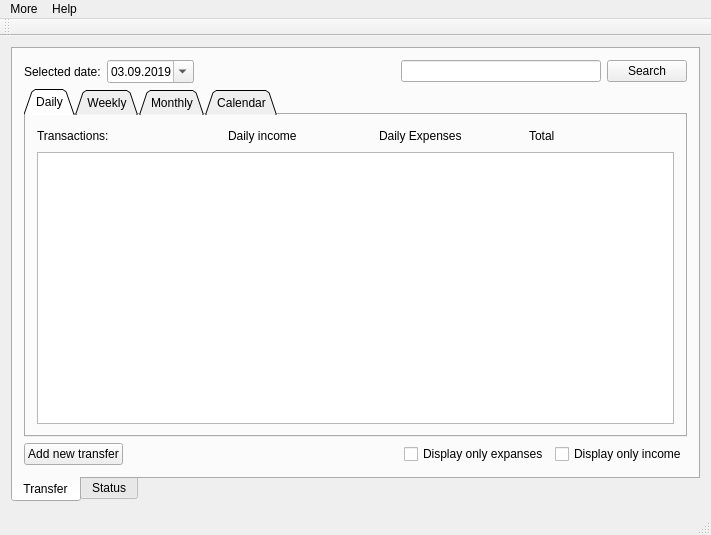
<?xml version="1.0" encoding="UTF-8"?>
<ui version="4.0">
 <class>ExpensetrackerClass</class>
 <widget class="QMainWindow" name="ExpensetrackerClass">
  <property name="geometry">
   <rect>
    <x>0</x>
    <y>0</y>
    <width>711</width>
    <height>535</height>
   </rect>
  </property>
  <property name="windowTitle">
   <string>Expensetracker</string>
  </property>
  <property name="unifiedTitleAndToolBarOnMac">
   <bool>true</bool>
  </property>
  <widget class="QWidget" name="centralWidget">
   <layout class="QVBoxLayout" name="verticalLayout">
    <item>
     <widget class="QTabWidget" name="meniuTabWidget">
      <property name="tabPosition">
       <enum>QTabWidget::South</enum>
      </property>
      <property name="currentIndex">
       <number>0</number>
      </property>
      <widget class="QWidget" name="tab_3">
       <attribute name="title">
        <string>Transfer</string>
       </attribute>
       <layout class="QVBoxLayout" name="verticalLayout_2">
        <item>
         <layout class="QHBoxLayout" name="horizontalLayout_4">
          <item>
           <widget class="QLabel" name="label_2">
            <property name="text">
             <string>Selected date:</string>
            </property>
           </widget>
          </item>
          <item>
           <widget class="QDateEdit" name="dateEditTransfer">
            <property name="dateTime">
             <datetime>
              <hour>0</hour>
              <minute>0</minute>
              <second>0</second>
              <year>2019</year>
              <month>9</month>
              <day>3</day>
             </datetime>
            </property>
            <property name="maximumDateTime">
             <datetime>
              <hour>23</hour>
              <minute>59</minute>
              <second>59</second>
              <year>2500</year>
              <month>12</month>
              <day>31</day>
             </datetime>
            </property>
            <property name="minimumDateTime">
             <datetime>
              <hour>0</hour>
              <minute>0</minute>
              <second>0</second>
              <year>2005</year>
              <month>9</month>
              <day>14</day>
             </datetime>
            </property>
            <property name="displayFormat">
             <string>dd.MM.yyyy</string>
            </property>
            <property name="calendarPopup">
             <bool>true</bool>
            </property>
           </widget>
          </item>
          <item>
           <spacer name="horizontalSpacer">
            <property name="orientation">
             <enum>Qt::Horizontal</enum>
            </property>
            <property name="sizeHint" stdset="0">
             <size>
              <width>40</width>
              <height>20</height>
             </size>
            </property>
           </spacer>
          </item>
          <item>
           <widget class="QLineEdit" name="searchLineEdit">
            <property name="clearButtonEnabled">
             <bool>true</bool>
            </property>
           </widget>
          </item>
          <item>
           <widget class="QPushButton" name="searchButton">
            <property name="text">
             <string>Search</string>
            </property>
           </widget>
          </item>
         </layout>
        </item>
        <item>
         <widget class="QTabWidget" name="optionsTabWidget">
          <property name="toolTipDuration">
           <number>-1</number>
          </property>
          <property name="tabShape">
           <enum>QTabWidget::Triangular</enum>
          </property>
          <property name="currentIndex">
           <number>0</number>
          </property>
          <property name="elideMode">
           <enum>Qt::ElideNone</enum>
          </property>
          <property name="tabsClosable">
           <bool>false</bool>
          </property>
          <property name="movable">
           <bool>true</bool>
          </property>
          <property name="tabBarAutoHide">
           <bool>true</bool>
          </property>
          <widget class="QWidget" name="dailyTab">
           <attribute name="title">
            <string>Daily</string>
           </attribute>
           <layout class="QVBoxLayout" name="verticalLayout_3">
            <item>
             <layout class="QHBoxLayout" name="horizontalLayout_6">
              <item>
               <widget class="QLabel" name="label">
                <property name="text">
                 <string>Transactions:</string>
                </property>
               </widget>
              </item>
              <item>
               <spacer name="horizontalSpacer_3">
                <property name="orientation">
                 <enum>Qt::Horizontal</enum>
                </property>
                <property name="sizeType">
                 <enum>QSizePolicy::Minimum</enum>
                </property>
                <property name="sizeHint" stdset="0">
                 <size>
                  <width>40</width>
                  <height>20</height>
                 </size>
                </property>
               </spacer>
              </item>
              <item>
               <widget class="QLabel" name="dailyIncomeLabel">
                <property name="text">
                 <string>Daily income</string>
                </property>
               </widget>
              </item>
              <item>
               <widget class="QLabel" name="dailyExpensesLabel">
                <property name="text">
                 <string>Daily Expenses</string>
                </property>
               </widget>
              </item>
              <item>
               <widget class="QLabel" name="totalLabel">
                <property name="text">
                 <string>Total</string>
                </property>
               </widget>
              </item>
             </layout>
            </item>
            <item>
             <widget class="QListWidget" name="dailyList"/>
            </item>
           </layout>
          </widget>
          <widget class="QWidget" name="weeklyTab">
           <attribute name="title">
            <string>Weekly</string>
           </attribute>
           <layout class="QVBoxLayout" name="verticalLayout_4">
            <item>
             <layout class="QHBoxLayout" name="horizontalLayout_2">
              <item>
               <widget class="QLabel" name="incomeLabelWeekly">
                <property name="text">
                 <string>Income</string>
                </property>
               </widget>
              </item>
              <item>
               <widget class="QLabel" name="ExpensesLabelWeekly">
                <property name="text">
                 <string>Expenses</string>
                </property>
               </widget>
              </item>
              <item>
               <widget class="QLabel" name="totalLabelWeekly">
                <property name="text">
                 <string>Total</string>
                </property>
               </widget>
              </item>
             </layout>
            </item>
            <item>
             <widget class="QListWidget" name="weeklyList"/>
            </item>
           </layout>
          </widget>
          <widget class="QWidget" name="monthlyTab">
           <attribute name="title">
            <string>Monthly</string>
           </attribute>
           <layout class="QVBoxLayout" name="verticalLayout_5">
            <item>
             <layout class="QHBoxLayout" name="horizontalLayout_3">
              <item>
               <widget class="QLabel" name="incomeLabelMonthly">
                <property name="text">
                 <string>Income</string>
                </property>
               </widget>
              </item>
              <item>
               <widget class="QLabel" name="ExpensesLabelMonthly">
                <property name="text">
                 <string>Expenses</string>
                </property>
               </widget>
              </item>
              <item>
               <widget class="QLabel" name="totalLabelMonthly">
                <property name="text">
                 <string>Total</string>
                </property>
               </widget>
              </item>
             </layout>
            </item>
            <item>
             <widget class="QListWidget" name="monthlyList"/>
            </item>
           </layout>
          </widget>
          <widget class="QWidget" name="yearlyTab">
           <attribute name="title">
            <string>Calendar</string>
           </attribute>
           <layout class="QVBoxLayout" name="verticalLayout_6">
            <item>
             <widget class="QCalendarWidget" name="calendarWidget"/>
            </item>
           </layout>
          </widget>
         </widget>
        </item>
        <item>
         <layout class="QHBoxLayout" name="horizontalLayout">
          <item>
           <widget class="QPushButton" name="addButtonDaily">
            <property name="text">
             <string>Add new transfer</string>
            </property>
           </widget>
          </item>
          <item>
           <spacer name="horizontalSpacer_4">
            <property name="orientation">
             <enum>Qt::Horizontal</enum>
            </property>
            <property name="sizeHint" stdset="0">
             <size>
              <width>40</width>
              <height>20</height>
             </size>
            </property>
           </spacer>
          </item>
          <item>
           <widget class="QCheckBox" name="expensesCheckBox">
            <property name="text">
             <string>Display only expanses</string>
            </property>
           </widget>
          </item>
          <item>
           <widget class="QCheckBox" name="incomeCheckBox">
            <property name="text">
             <string>Display only income</string>
            </property>
           </widget>
          </item>
         </layout>
        </item>
       </layout>
      </widget>
      <widget class="QWidget" name="tab_4">
       <attribute name="title">
        <string>Status</string>
       </attribute>
       <layout class="QVBoxLayout" name="verticalLayout_7">
        <item>
         <layout class="QHBoxLayout" name="horizontalLayout_5">
          <item>
           <widget class="QDateEdit" name="dateEditStatus"/>
          </item>
          <item>
           <spacer name="horizontalSpacer_2">
            <property name="orientation">
             <enum>Qt::Horizontal</enum>
            </property>
            <property name="sizeHint" stdset="0">
             <size>
              <width>40</width>
              <height>20</height>
             </size>
            </property>
           </spacer>
          </item>
          <item>
           <widget class="QComboBox" name="comboBoxStatus">
            <item>
             <property name="text">
              <string>Weekly</string>
             </property>
            </item>
            <item>
             <property name="text">
              <string>Monthly</string>
             </property>
            </item>
            <item>
             <property name="text">
              <string>Periodically</string>
             </property>
            </item>
           </widget>
          </item>
         </layout>
        </item>
        <item>
         <widget class="QTabWidget" name="statusTabWidget">
          <property name="currentIndex">
           <number>0</number>
          </property>
          <widget class="QWidget" name="incomeTab">
           <attribute name="title">
            <string>Income</string>
           </attribute>
           <layout class="QVBoxLayout" name="verticalLayout_8">
            <item>
             <layout class="QVBoxLayout" name="incomeExtraButtonsLayout"/>
            </item>
           </layout>
          </widget>
          <widget class="QWidget" name="ExpensesTab">
           <attribute name="title">
            <string>Expenses</string>
           </attribute>
           <layout class="QVBoxLayout" name="verticalLayout_9">
            <item>
             <layout class="QVBoxLayout" name="expensesExtraButtonsLayout"/>
            </item>
           </layout>
          </widget>
         </widget>
        </item>
       </layout>
      </widget>
     </widget>
    </item>
   </layout>
  </widget>
  <widget class="QMenuBar" name="menuBar">
   <property name="geometry">
    <rect>
     <x>0</x>
     <y>0</y>
     <width>711</width>
     <height>21</height>
    </rect>
   </property>
   <widget class="QMenu" name="menuSettingd">
    <property name="title">
     <string>More</string>
    </property>
    <addaction name="actionExport"/>
   </widget>
   <widget class="QMenu" name="menuHelp">
    <property name="title">
     <string>Help</string>
    </property>
    <addaction name="actionViewHelp"/>
   </widget>
   <addaction name="menuSettingd"/>
   <addaction name="menuHelp"/>
  </widget>
  <widget class="QToolBar" name="mainToolBar">
   <attribute name="toolBarArea">
    <enum>TopToolBarArea</enum>
   </attribute>
   <attribute name="toolBarBreak">
    <bool>false</bool>
   </attribute>
  </widget>
  <widget class="QStatusBar" name="statusBar"/>
  <action name="actionViewHelp">
   <property name="text">
    <string>View help</string>
   </property>
  </action>
  <action name="actionExport">
   <property name="text">
    <string>Export</string>
   </property>
  </action>
 </widget>
 <layoutdefault spacing="6" margin="11"/>
 <resources>
  <include location="Expensetracker.qrc"/>
 </resources>
 <connections/>
</ui>
